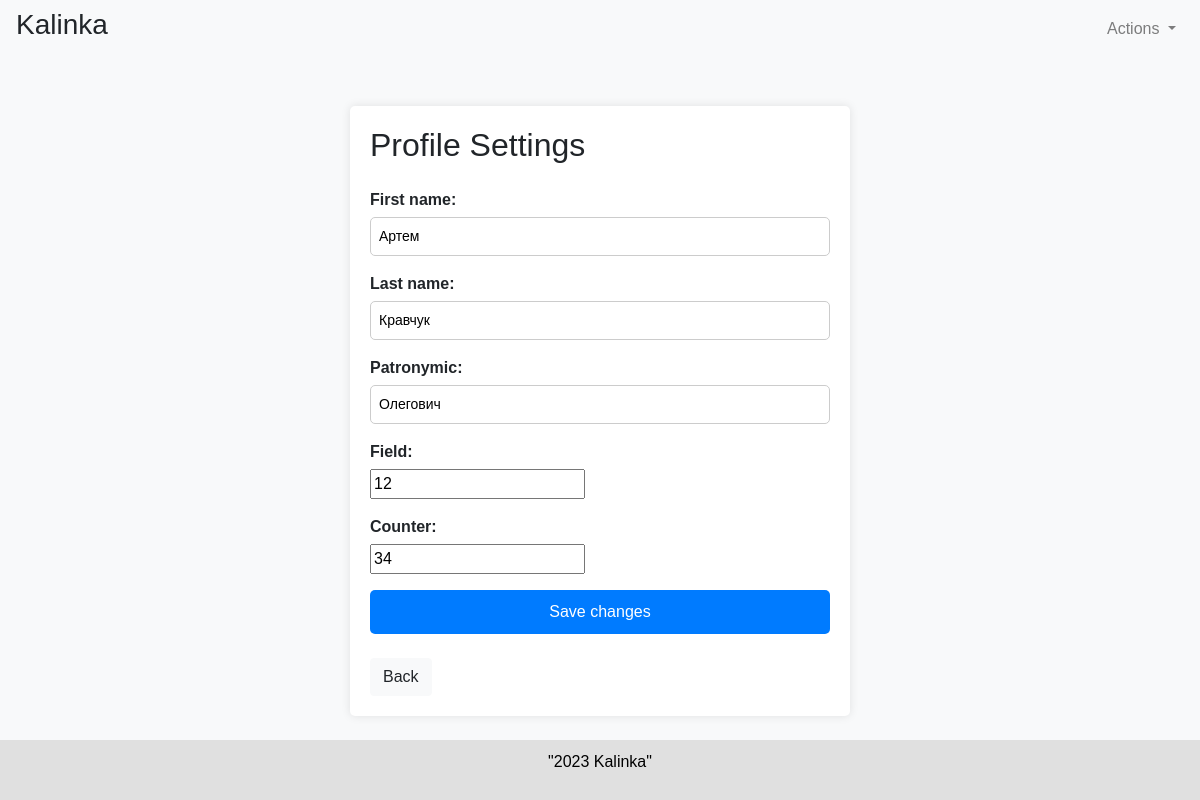
/settings/artem/ (signed in), run on an earlier commit of the app's database.
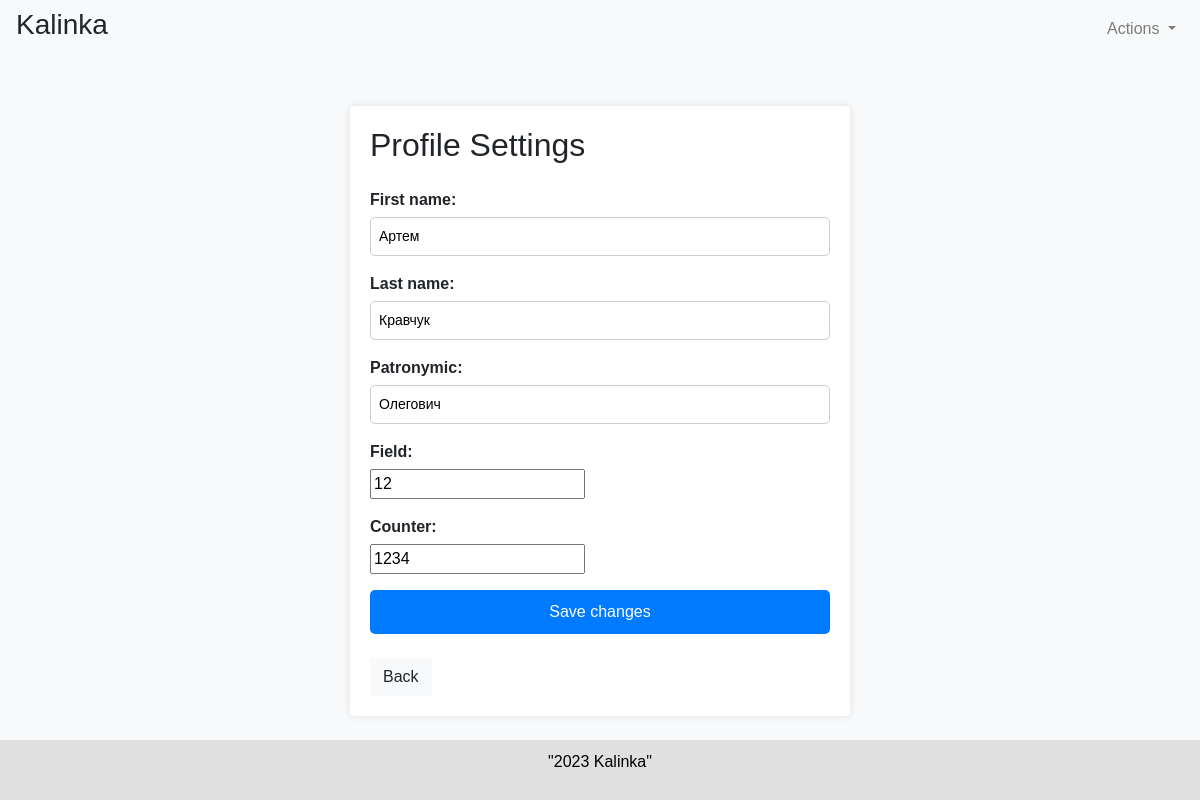
And on a later commit of the database.
### vebschet/models.py (models this page shows, shortened)
class UserProfile(models.Model):
    objects = None
    user = models.OneToOneField(User, on_delete=models.CASCADE)
    first_name = models.CharField(max_length=100, null=True, blank=True)
    last_name = models.CharField(max_length=100, null=True, blank=True)
    patronymic = models.CharField(max_length=100, null=True, blank=True)
    field = models.IntegerField(null=True, blank=True)
    counter = models.IntegerField(null=True, blank=True)
    class Meta:
        app_label = 'vebschet'

### vebschet/views.py (the view)
# urls.py: path('settings/<str:username>/', vebschet_views.settings, name='settings'),
@login_required
def settings(request, username):
    if username != request.user.username:
        return redirect('profile', username=request.user.username)
    user = User.objects.get(username=username)
    user_profile = UserProfile.objects.get(user=user)
    if request.method == 'POST':
        form = UserProfileForm(request.POST, instance=user_profile)
        if form.is_valid():
            form.save()
            messages.success(request, 'Profile updated successfully')
            return redirect('counter', username=username)
    else:
        form = UserProfileForm(instance=user_profile)
    return render(request, 'vebschet/settings.html', {'form': form})

### vebschet/forms.py
class UserProfileForm(forms.ModelForm):
    class Meta:
        model = UserProfile
        fields = ['first_name', 'last_name', 'patronymic', 'field', 'counter']

### vebschet/templates/vebschet/settings.html (shortened to what this page needs)
{% extends "base_generic.html" %}
{% block content %}
<div class="custom-container my-5">
  <h2 class="mb-4">Profile Settings</h2>
  <form method="POST" class="mb-4">
    {{ form.as_p }}
    <button type="submit" class="btn btn-primary">Save changes</button>
  </form>
  <a href="{% url 'counter' username=request.user.username %}" class="btn btn-light">Back</a>
</div>
{% endblock %}

### vebschet/templates/vebschet/base_generic.html (shortened to what this page needs)
<!DOCTYPE html>
<html>
<head>
    <link rel="stylesheet" href="https://stackpath.bootstrapcdn.com/bootstrap/4.5.2/css/bootstrap.min.css">
</head>
<body>
    <nav class="navbar navbar-expand-lg navbar-light bg-light">
        <h3>Kalinka</h3>
        <div class="collapse navbar-collapse justify-content-end" id="navbarSupportedContent">
            <ul class="navbar-nav">
                <li class="nav-item dropdown">
                    <a class="nav-link dropdown-toggle" href="#" id="navbarDropdown" role="button" data-toggle="dropdown" aria-haspopup="true" aria-expanded="false">
                        Actions
                    </a>
                </li>
            </ul>
        </div>
    </nav>
    <div class="container">
        {% block content %}{% endblock content %}
    </div>
    <footer>
        <p>"2023 Kalinka"</p>
    </footer>
</body>
</html>

### vebschet/templates/vebschet/base_generic.html (style rules this page uses)
body { background-color: #f8f9fa; font-family: Arial, sans-serif; }
.custom-container { max-width: 500px; margin: 0 auto; padding: 20px; background-color: #ffffff; border-radius: 5px; box-shadow: 0 0 10px rgba(0, 0, 0, 0.1); }
button[type="submit"] { width: 100%; }
footer { background: #e0e0e0; color: #000000; text-align: center; padding: 10px 0; position: fixed; bottom: 0; width: 100%; }

### vebschet/templates/vebschet/settings.html (style rules this page uses)
form { text-align: left; margin-bottom: 20px; }
label { font-weight: bold; display: block; margin-bottom: 5px; }
input[type="text"] { width: 100%; padding: 8px; font-size: 14px; border: 1px solid #ccc; border-radius: 5px; -webkit-appearance: none; -moz-appearance: none; appearance: none; }
button[type="submit"] { display: flex; justify-content: center; align-items: center; padding: 10px 20px; font-size: 16px; background-color: #007bff; border: none; color: #fff; border-radius: 5px; cursor: pointer; margin-bottom: 15px; }

What changed in the data, as far as the page shows it:
changed UserProfile "Артем": counter "34" → "1234"
